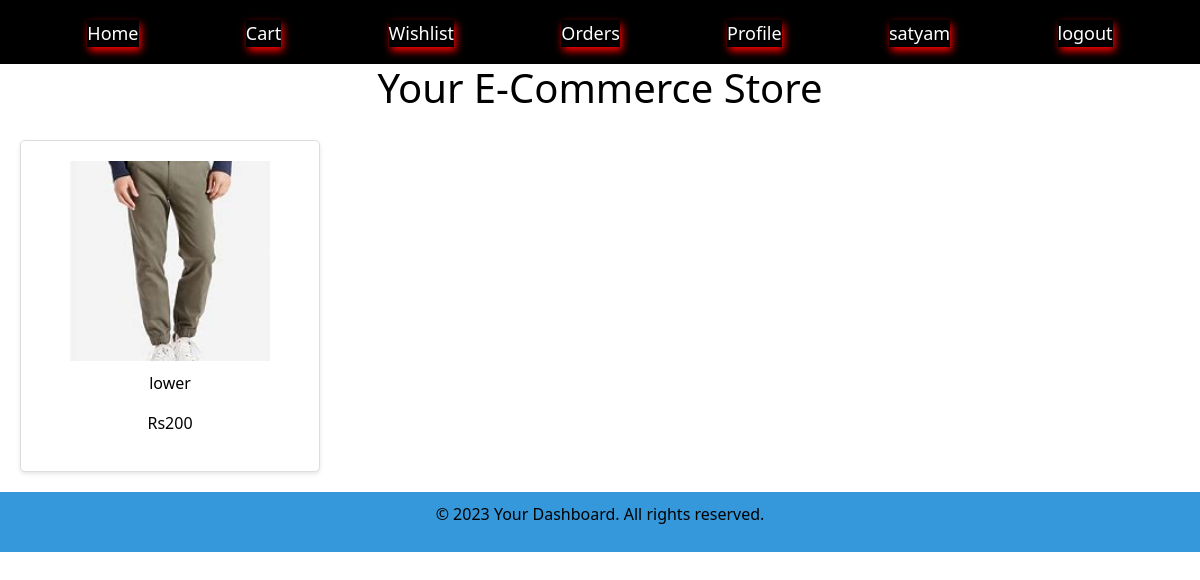
The page /wishlist (signed in) on the database its author committed.
### ecom/models.py (models this page shows, shortened)
class Wishlist(models.Model):
    user=models.ForeignKey(User,on_delete=models.CASCADE)
    item=models.ForeignKey(Items,on_delete=models.CASCADE)

class Items(models.Model):
    title=models.CharField(max_length=100)
    sell_price=models.IntegerField()
    description=models.TextField()
    image=models.ImageField(upload_to='images/')
    category=models.CharField(choices=cate,max_length=100,default='')

### ecom/views.py (the view)
# urls.py: path('wishlist',views.showlist,name='showlist'),
@login_required
def showlist(request):
    user=request.user
    wishlist=Wishlist.objects.filter(user=user)
    context={"carts":wishlist}
    return render(request,'wishlist.html',context)

### templates/wishlist.html
{%extends 'base.html'%}
{%block content%}
    <h1>Your E-Commerce Store</h1>
    {% for cart in carts %}
    <div class="product">
        <img src="{{ cart.item.image.url }}" alt="Product 1">
        <p>{{ cart.item.title }}</p>
        <p>Rs{{ cart.item.sell_price }}</p>
    </div>
{%endfor%}
{%endblock%}

### templates/base.html (shortened to what this page needs)
{% load static %}
<!DOCTYPE html>
<html>
<head>
    <link rel="stylesheet" type="text/css" href="{% static 'css/styles.css' %}">
    <link href="https://cdn.jsdelivr.net/npm/bootstrap@5.1.3/dist/css/bootstrap.min.css" rel="stylesheet">
</head>
<body>
    {% block navbar %}
    <header>
        <nav>
            <ul>
                <li class="box-shadow"><a href="/dashboard">Home</a></li>
                <li class="box-shadow"><a href="/showCart">Cart</a></li>
                <li class="box-shadow"><a href="/wishlist">Wishlist</a></li>
                <li class="box-shadow"><a href="/order">Orders</a></li>
                <li class="box-shadow"><a href="/profile">Profile</a></li>
                {%if request.user is not none%}
                <li class="box-shadow"><a href="/profile">{{request.user}}</a></li>
                <li class="box-shadow"><a href="/logout">logout</a></li>
               {% else %}
               <li class="box-shadow"><a href="/profile">login||sign up</a></li>
               {%endif%}
            </ul>
        </nav>
    </header>
    {% endblock %}
    <main style="height:100%">
        {% block content %}{% endblock %}
    </main>
    {% block footer %}
    <footer>
        <p>&copy; 2023 Your Dashboard. All rights reserved.</p>
    </footer>
    {% endblock %}
</body>
</html>

### static/css/styles.css (style rules this page uses)
header { background-color: #3498db; padding: 10px 0; }
nav ul { list-style: none; margin: 0; padding: 0; text-align: center; }
nav ul li { display: inline; margin: 0 20px; }
nav a { color: white; text-decoration: none; }
footer { background-color: #3498db; color: white; text-align: center; padding: 10px 0; }
body { font-family: Arial, sans-serif; margin: 0; padding: 0; }
h1 { text-align: center; }
.product { display: inline-block; text-align: center; margin: 20px; border: 1px solid #ccc; padding: 10px; width: 200px; }
.product img { max-width: 100%; }
header { background-color: #333; color: #fff; padding: 10px 0; text-align: center; }
* { color: black; }
header { background-color: black; }
body { font-family: Arial, sans-serif; background-color: #f4f4f4; margin: 0; font: bold; padding: 0; }
.product { width: 300px; padding: 20px; margin: 20px; background-color: white; border: 1px solid #ddd; border-radius: 5px; box-shadow: 0 2px 4px rgba(0, 0, 0, 0.1); text-align: center; }
.product img { width: 200px; height: 200px; object-fit: cover; margin-bottom: 10px; }
* { margin: 0; padding: 0; }
header { background-color: black; color:white; height: 8vh; }
nav ul { padding-top: 10px; display: flex; justify-content: space-evenly; background-color: black; }
nav ul li { font-size: large; list-style: none; }
a { text-decoration: none; color:white; }
.box-shadow { box-shadow: 2px 4px 8px red; }

### rows shown on the page
Wishlist: item.image (picture), item "lower", item.sell_price "200"

### other values the page prints
{{ request.user }} "satyam"
